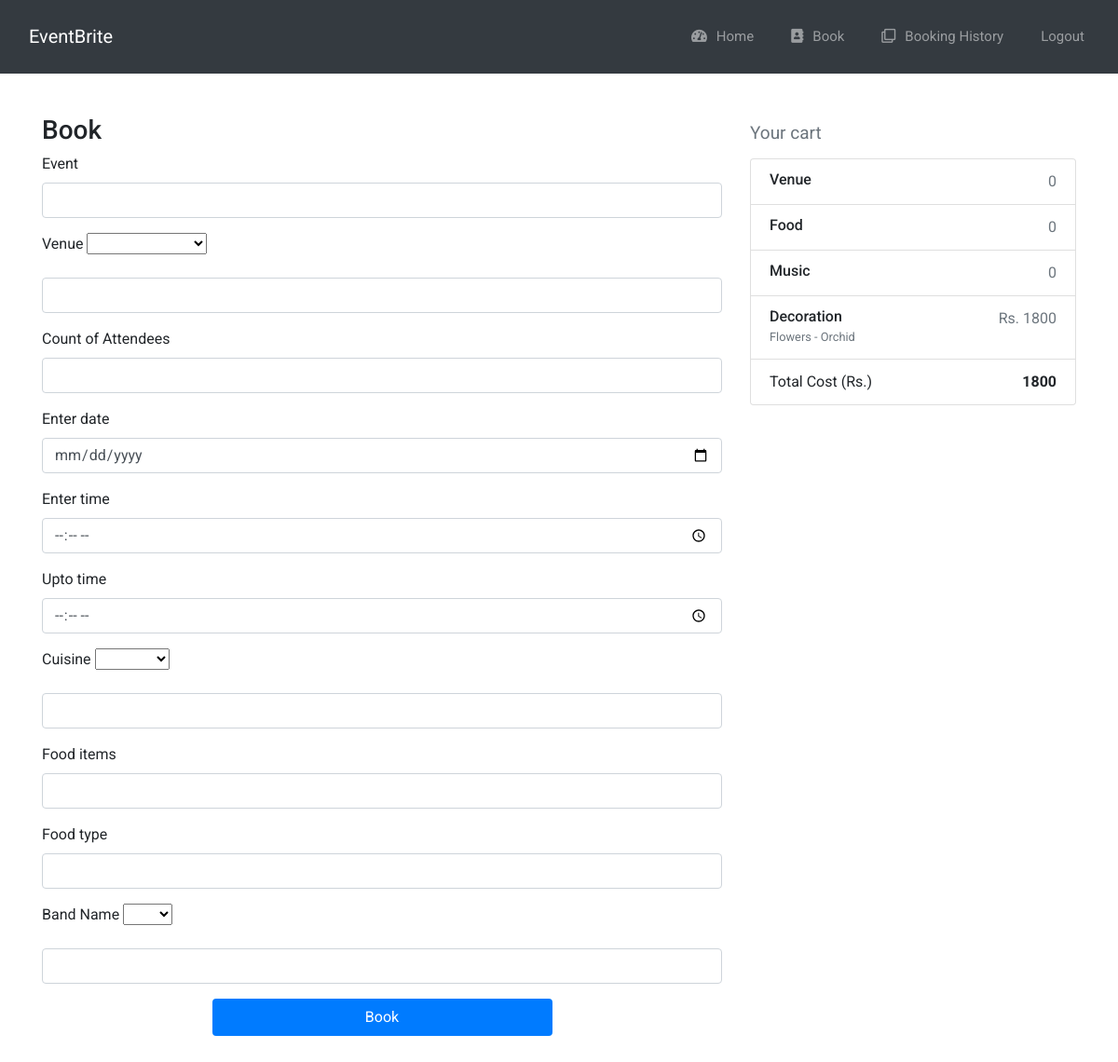
The page /bookings/Flowers - Orchid
 on the database as committed earlier.
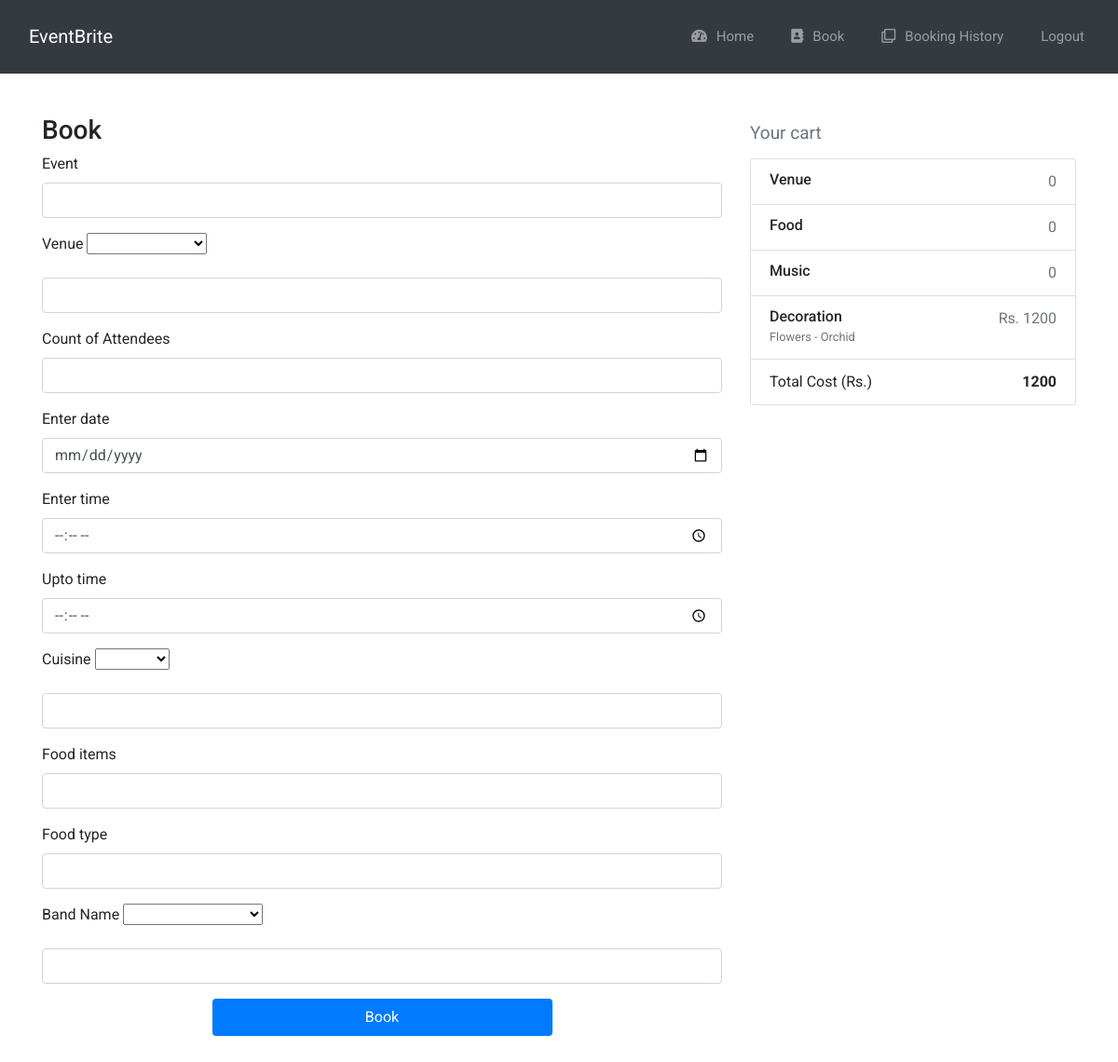
The same page on the database as committed later.
### app.py (models this page shows)
class Decoration(db.Model):
    id = db.Column(db.Integer, primary_key=True)
    theme_name = db.Column(db.String(50))
    url_pic = db.Column(db.String(50))
    cost = db.Column(db.Integer)

### app.py (the view, shortened to what this page needs)
@app.route('/bookings/<name>',methods=['GET','POST'])
def bookings(name):
    venue_obj = Venue.query.with_entities(Venue.id, Venue.venue_name, Venue.cost).all()
    food_obj= Food.query.with_entities(Food.id, Food.cuisine, Food.cost_per_head, Food.food_items).all()
    band_obj = Band.query.with_entities(Band.id, Band.band_name, Band.cost).all()
    l=[]
    for x in food_obj:
        l.append(x.food_items)
    print(l)
    decoration_cost = Decoration.query.filter_by(theme_name=name).first().cost
    return render_template('bookings.html',venue=venue_obj,food=food_obj,band=band_obj,l=l, decoration=name, decoration_cost=decoration_cost)

### templates/bookings.html (shortened to what the changed rows need)
{% extends 'base.html' %}
{%block body%}
<br>
<div class="container theme-showcase col-sm-offset-3" role="main">
      <div class="row">
        <div class="col-md-4 order-md-2 mb-4">
            <ul class="list-group mb-3 sticky-top">
                <li class="list-group-item d-flex justify-content-between lh-condensed">
                    <div>
                        <h6 class="my-0">Decoration</h6>
                        <small class="text-muted">{{decoration}}</small>
                    </div>
                    <span class="text-muted">Rs. {{decoration_cost}}</span>
                </li>
                <li class="list-group-item d-flex justify-content-between">
                    <span>Total Cost (Rs.)</span>
                    <strong id="total_cost">{{decoration_cost}}</strong>
                </li>
            </ul>
        </div>
</div>
  </div>
  {% endblock %}

Rows that differ between the two databases and show on the page:
changed Decoration "Flowers - Orchid": cost "1800" → "1200"
